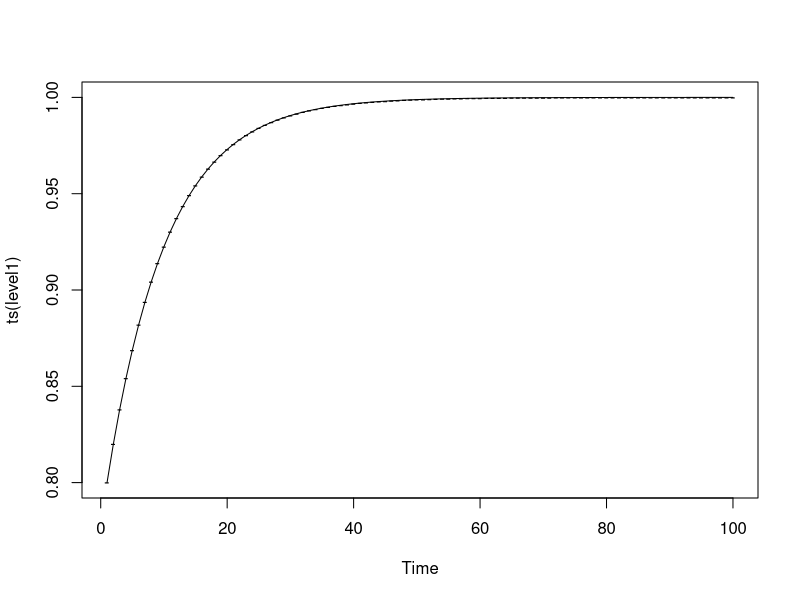
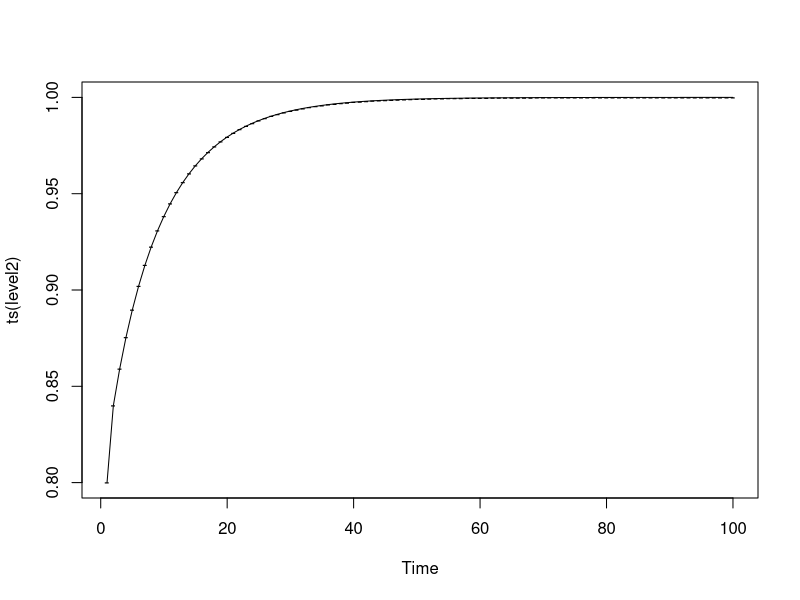
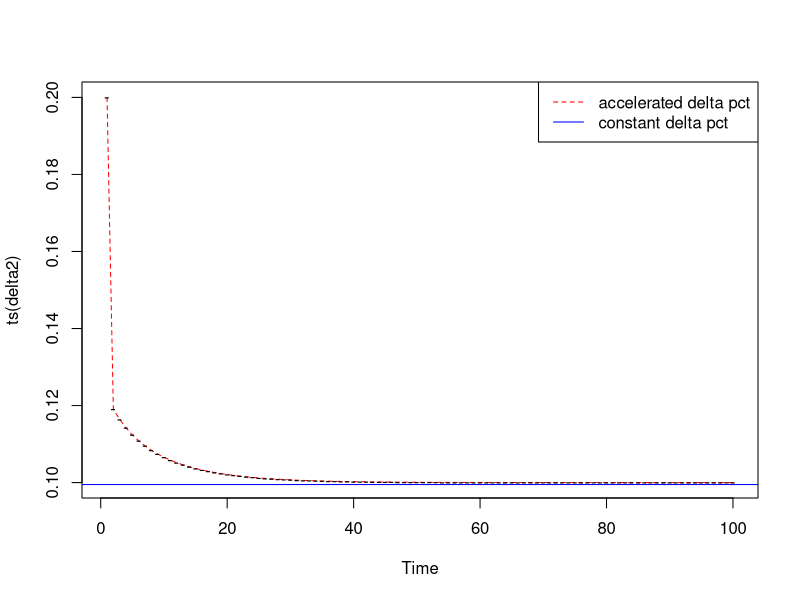

The R source for these figures, in order:
#---|----1----|----2----|----3----|----4----|----5----|----6----|----7----|----8
# 2014-06-30
# simulate budget increase


# constant delta --------------------------------------

level1 = vector(mode = "numeric", length = 0)
level1[1] = 0.8

delta1 = 0.1


for (i in 2:100){ 
  level1[i] = level1[i-1] + (1 - level1[i-1])*delta1
}


plot(ts(level1))
points(level1, pch = '-')



# variable delta --------------------------------------

level2 = vector(mode = "numeric", length = 0)
level2[1] = 0.8

delta.base = 0.1
delta2 = vector(mode = "numeric", length = 0)
delta2[1] = (1 - level2[1])


for (i in 2:100){ 
  level2[i] = level2[i-1] + (1 - level2[i-1])*delta2[i-1]
  delta2[i] = delta.base/level2[i]
}


plot(ts(level2))
points(level2, pch = '-')


# compare delta plans ---------------------------------

plot(ts(delta2), col = 'red', lty = 2)
  points(delta2, pch = '-')
abline(h = delta1 - 0.0005, col = 'blue', lty = 1)
leg.txt = c("accelerated delta pct", "constant delta pct")
legend("topright", leg.txt, col = c('red','blue'), lty = c(2,1))

?legend


##### END CODE #####

